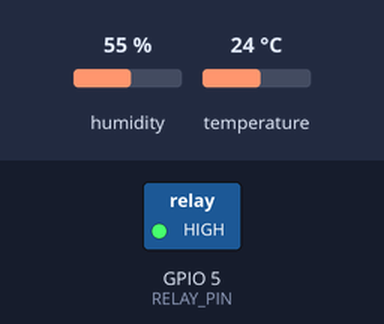
A sketch run on a simulated ESP32. Parts: switched loads named in the sketch (green lamp = pin HIGH). The inputs (shaded band) are chosen by the test bench; at power-on: temperature 24 °C, humidity 55 %. WiFi joins after 1.5 s; servers stay silent unless stated; uploads are accepted with an empty reply; what the sketch prints to the serial monitor is not drawn.

Above: at 2.7 s.
2.8 s: temperature set to 22 °C
At 7.7 s:
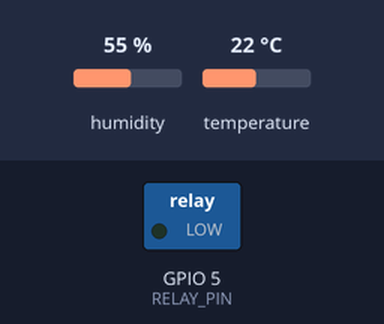
8.6 s: temperature set to 28 °C
At 12.5 s:
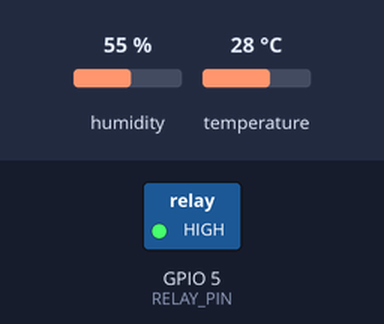
14.4 s: temperature set to 12 °C
At 18.5 s:
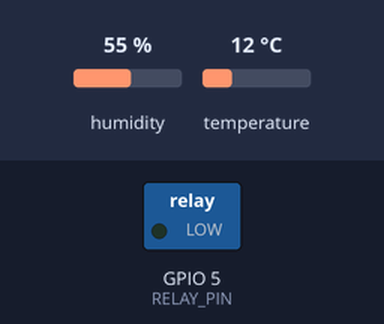
Timing chart, 0 to 20.0 s (numbered marks = the images above; inputs shaded):
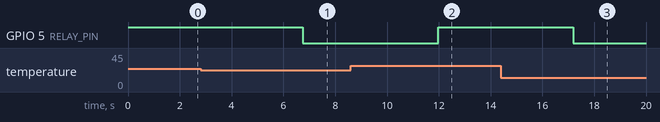

Measured:
- the behaviour switches between 24 and 23 °C on temperature (found by bisection; images 0 and 1)
- after the input at 2.8 s, GPIO 5 (RELAY_PIN): HIGH → LOW after 3.9 s
- after the input at 8.6 s, GPIO 5 (RELAY_PIN): LOW → HIGH after 3.4 s
- after the input at 14.4 s, GPIO 5 (RELAY_PIN): HIGH → LOW after 2.8 s

The sketch:

webapp.ino
```cpp
#include <WiFi.h>
#include <HTTPClient.h>
#include <DHT.h>
#include <ArduinoJson.h>

#define DHTPIN 4            // DHT22 data pin
#define DHTTYPE DHT11
#define RELAY_PIN 5

const char* ssid = "Airtel_BenDover";
const char* pass = "gtbtct2001";
const char* server = "http://172.20.10.4:8000/api/data"; // Replace with your IP or domain
//const char* server = "http://192.168.1.6:8000/api/data"; // Replace with your IP or domain
DHT dht(DHTPIN, DHTTYPE);

// User-controlled variables
bool masterSwitch = true;
float tempCutoff = 75.0;      // Default °F
float humidityCutoff = 20.0;  // Default %

void setup() {
  Serial.begin(115200);

  dht.begin();
  pinMode(RELAY_PIN, OUTPUT);
  digitalWrite(RELAY_PIN, HIGH); // Start with pump OFF

  WiFi.begin(ssid, pass);
  Serial.print("Connecting to WiFi");
  while (WiFi.status() != WL_CONNECTED) {
    delay(500);
    Serial.print(".");
  }
  Serial.println("\nWiFi connected.");
}

void loop() {
  float h = dht.readHumidity();
  float t = dht.readTemperature(); // Celsius
  float f = t * 9 / 5 + 32;        // Fahrenheit

  if (!isnan(h) && !isnan(f)) {
    Serial.printf("Temp: %.2f°F, Humidity: %.2f%%\n", f, h);

    // Decide pump status
    bool shouldTurnOn = (masterSwitch && (f < tempCutoff || h < humidityCutoff));
    digitalWrite(RELAY_PIN, shouldTurnOn ? LOW : HIGH); // Active LOW relay
    Serial.println(shouldTurnOn ? "Pump ON" : "Pump OFF");

    // Prepare JSON
    StaticJsonDocument<200> jsonDoc;
    jsonDoc["device_id"] = "esp32-001";
    jsonDoc["temperature"] = f;
    jsonDoc["humidity"] = h;
    jsonDoc["timestamp"] = ""; // Let server set timestamp if desired

    String jsonData;
    serializeJson(jsonDoc, jsonData);

    // Send HTTP POST
    if (WiFi.status() == WL_CONNECTED) {
      HTTPClient http;
      http.begin(server);
      http.addHeader("Content-Type", "application/json");

      int httpResponseCode = http.POST(jsonData);
      if (httpResponseCode > 0) {
        Serial.printf("Data sent, response: %d\n", httpResponseCode);
      } else {
        Serial.printf("Failed to send data: %s\n", http.errorToString(httpResponseCode).c_str());
      }
      http.end();
    } else {
      Serial.println("WiFi not connected");
    }
  } else {
    Serial.println("Failed to read from DHT sensor");
  }

  delay(5000); // Every 5 seconds
}
```
